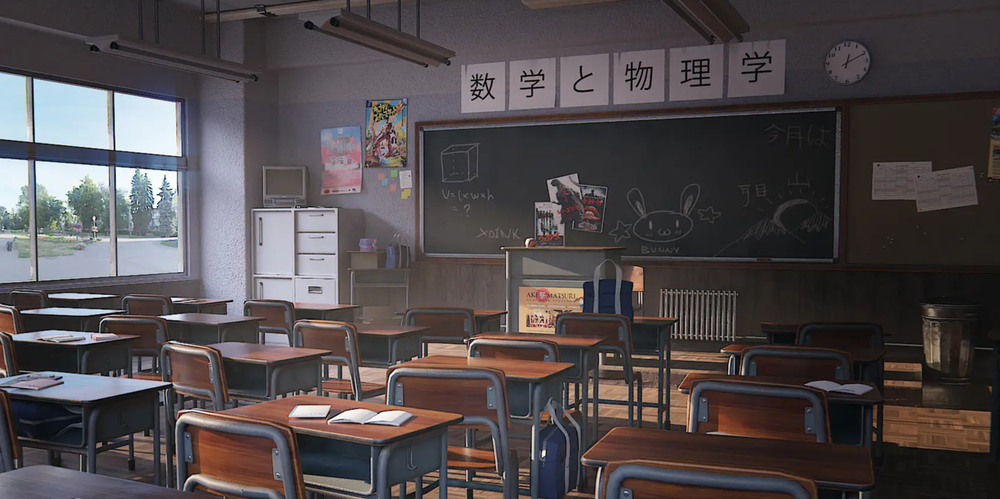
#> input picture opencv2/origin.png, 1000 x 499 px, shrunk from 1492 x 745 before the run
$ python gray.py
#> lines starting #> are read from the running program, lines starting #| are printed output that depends on the picture
import cv2
import numpy as np

image0 = cv2.imread('origin.png')
#> image0 is the input picture: shape (499, 1000, 3); mean B, G, R 75.4, 73.7, 80
image = cv2.cvtColor(image0, cv2.COLOR_BGR2GRAY)
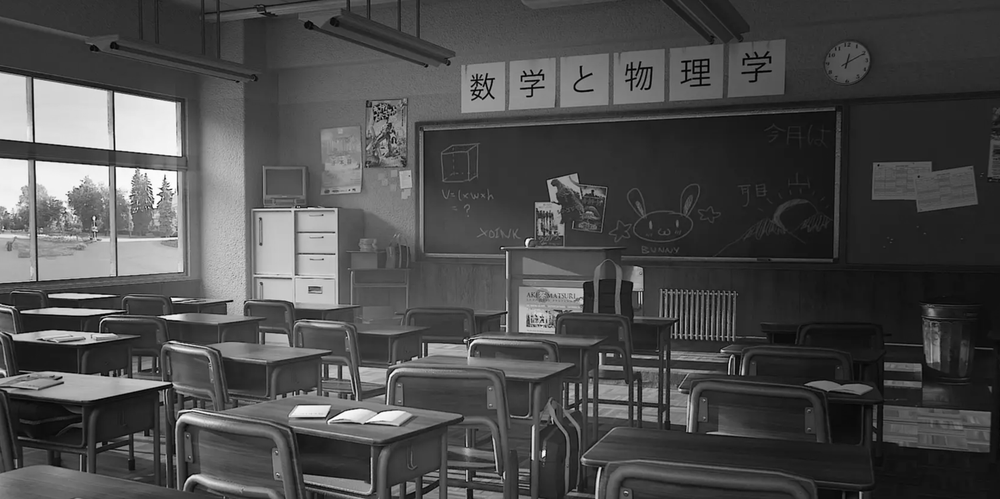
#> image: shape (499, 1000); min 0, max 255, mean 75.8

cv2.imwrite('grayorigin.jpg',image)

print(image.shape)
#| (499, 1000)
